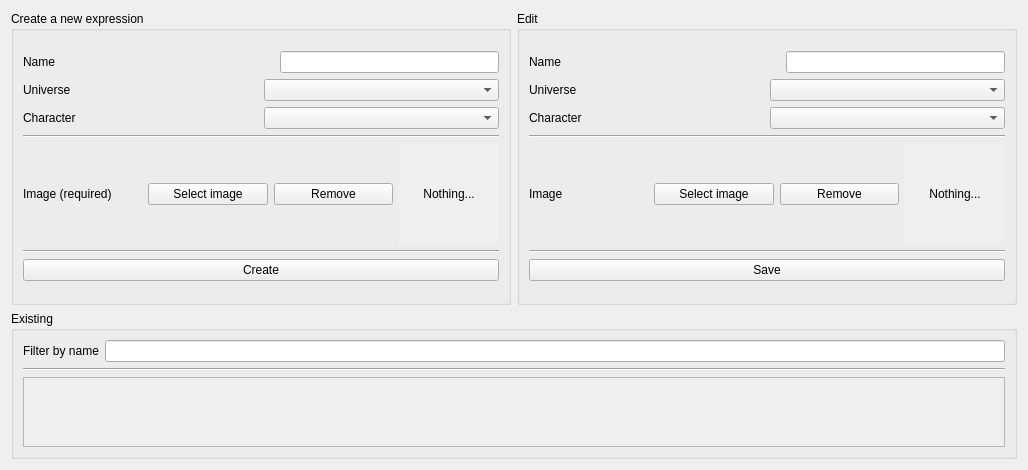
      <widget class="QWidget" name="expressions">
       <attribute name="title">
        <string>Expressions</string>
       </attribute>
       <layout class="QVBoxLayout" name="verticalLayout_18">
        <item>
         <layout class="QHBoxLayout" name="horizontalLayout_59">
          <item>
           <widget class="QGroupBox" name="create_expression">
            <property name="sizePolicy">
             <sizepolicy hsizetype="Fixed" vsizetype="Fixed">
              <horstretch>0</horstretch>
              <verstretch>0</verstretch>
             </sizepolicy>
            </property>
            <property name="minimumSize">
             <size>
              <width>500</width>
              <height>294</height>
             </size>
            </property>
            <property name="maximumSize">
             <size>
              <width>354</width>
              <height>294</height>
             </size>
            </property>
            <property name="title">
             <string>Create a new expression</string>
            </property>
            <layout class="QVBoxLayout" name="verticalLayout_20">
             <item>
              <layout class="QVBoxLayout" name="verticalLayout_19">
               <item>
                <layout class="QHBoxLayout" name="horizontalLayout_34">
                 <item>
                  <widget class="QLabel" name="expressions_create_name_label">
                   <property name="text">
                    <string>Name</string>
                   </property>
                  </widget>
                 </item>
                 <item>
                  <spacer name="horizontalSpacer_6">
                   <property name="orientation">
                    <enum>Qt::Orientation::Horizontal</enum>
                   </property>
                   <property name="sizeHint" stdset="0">
                    <size>
                     <width>40</width>
                     <height>20</height>
                    </size>
                   </property>
                  </spacer>
                 </item>
                 <item>
                  <widget class="QLineEdit" name="expressions_create_name_input"/>
                 </item>
                </layout>
               </item>
               <item>
                <layout class="QHBoxLayout" name="horizontalLayout_35">
                 <item>
                  <widget class="QLabel" name="expressions_create_universe_label">
                   <property name="text">
                    <string>Universe</string>
                   </property>
                  </widget>
                 </item>
                 <item>
                  <widget class="QComboBox" name="expressions_create_universe_selector"/>
                 </item>
                </layout>
               </item>
               <item>
                <layout class="QHBoxLayout" name="horizontalLayout_36">
                 <item>
                  <widget class="QLabel" name="expressions_create_character_label">
                   <property name="text">
                    <string>Character</string>
                   </property>
                  </widget>
                 </item>
                 <item>
                  <widget class="QComboBox" name="expressions_create_character_selector"/>
                 </item>
                </layout>
               </item>
               <item>
                <widget class="Line" name="line_16">
                 <property name="orientation">
                  <enum>Qt::Orientation::Horizontal</enum>
                 </property>
                </widget>
               </item>
               <item>
                <layout class="QHBoxLayout" name="horizontalLayout_37">
                 <item>
                  <widget class="QLabel" name="expressions_create_preview_label">
                   <property name="text">
                    <string>Image (required)</string>
                   </property>
                  </widget>
                 </item>
                 <item>
                  <widget class="QPushButton" name="expressions_create_image_button">
                   <property name="text">
                    <string>Select image</string>
                   </property>
                  </widget>
                 </item>
                 <item>
                  <widget class="QPushButton" name="expressions_create_image_remove_button">
                   <property name="text">
                    <string>Remove</string>
                   </property>
                  </widget>
                 </item>
                 <item>
                  <widget class="QLabel" name="expressions_create_image_preview">
                   <property name="sizePolicy">
                    <sizepolicy hsizetype="Maximum" vsizetype="Maximum">
                     <horstretch>0</horstretch>
                     <verstretch>0</verstretch>
                    </sizepolicy>
                   </property>
                   <property name="minimumSize">
                    <size>
                     <width>0</width>
                     <height>0</height>
                    </size>
                   </property>
                   <property name="maximumSize">
                    <size>
                     <width>100</width>
                     <height>100</height>
                    </size>
                   </property>
                   <property name="autoFillBackground">
                    <bool>true</bool>
                   </property>
                   <property name="text">
                    <string>Nothing...</string>
                   </property>
                   <property name="alignment">
                    <set>Qt::AlignmentFlag::AlignCenter</set>
                   </property>
                  </widget>
                 </item>
                </layout>
               </item>
               <item>
                <widget class="Line" name="line_17">
                 <property name="orientation">
                  <enum>Qt::Orientation::Horizontal</enum>
                 </property>
                </widget>
               </item>
               <item>
                <widget class="QPushButton" name="expressions_create_confirm_button">
                 <property name="text">
                  <string>Create</string>
                 </property>
                </widget>
               </item>
              </layout>
             </item>
            </layout>
           </widget>
          </item>
          <item>
           <widget class="QGroupBox" name="edit_expression">
            <property name="sizePolicy">
             <sizepolicy hsizetype="Fixed" vsizetype="Fixed">
              <horstretch>0</horstretch>
              <verstretch>0</verstretch>
             </sizepolicy>
            </property>
            <property name="minimumSize">
             <size>
              <width>500</width>
              <height>294</height>
             </size>
            </property>
            <property name="maximumSize">
             <size>
              <width>354</width>
              <height>294</height>
             </size>
            </property>
            <property name="title">
             <string>Edit</string>
            </property>
            <layout class="QVBoxLayout" name="verticalLayout_40">
             <item>
              <layout class="QVBoxLayout" name="verticalLayout_41">
               <item>
                <layout class="QHBoxLayout" name="horizontalLayout_64">
                 <item>
                  <widget class="QLabel" name="expressions_edit_name_label">
                   <property name="text">
                    <string>Name</string>
                   </property>
                  </widget>
                 </item>
                 <item>
                  <spacer name="horizontalSpacer_22">
                   <property name="orientation">
                    <enum>Qt::Orientation::Horizontal</enum>
                   </property>
                   <property name="sizeHint" stdset="0">
                    <size>
                     <width>40</width>
                     <height>20</height>
                    </size>
                   </property>
                  </spacer>
                 </item>
                 <item>
                  <widget class="QLineEdit" name="expressions_edit_name_input"/>
                 </item>
                </layout>
               </item>
               <item>
                <layout class="QHBoxLayout" name="horizontalLayout_65">
                 <item>
                  <widget class="QLabel" name="expressions_edit_universe_label">
                   <property name="text">
                    <string>Universe</string>
                   </property>
                  </widget>
                 </item>
                 <item>
                  <widget class="QComboBox" name="expressions_edit_universe_selector"/>
                 </item>
                </layout>
               </item>
               <item>
                <layout class="QHBoxLayout" name="horizontalLayout_66">
                 <item>
                  <widget class="QLabel" name="expressions_edit_character_label">
                   <property name="text">
                    <string>Character</string>
                   </property>
                  </widget>
                 </item>
                 <item>
                  <widget class="QComboBox" name="expressions_edit_character_selector"/>
                 </item>
                </layout>
               </item>
               <item>
                <widget class="Line" name="line_26">
                 <property name="orientation">
                  <enum>Qt::Orientation::Horizontal</enum>
                 </property>
                </widget>
               </item>
               <item>
                <layout class="QHBoxLayout" name="horizontalLayout_67">
                 <item>
                  <widget class="QLabel" name="expressions_edit_preview_label">
                   <property name="text">
                    <string>Image</string>
                   </property>
                  </widget>
                 </item>
                 <item>
                  <widget class="QPushButton" name="expressions_edit_image_button">
                   <property name="text">
                    <string>Select image</string>
                   </property>
                  </widget>
                 </item>
                 <item>
                  <widget class="QPushButton" name="expressions_edit_image_remove_button">
                   <property name="text">
                    <string>Remove</string>
                   </property>
                  </widget>
                 </item>
                 <item>
                  <widget class="QLabel" name="expressions_edit_image_preview">
                   <property name="sizePolicy">
                    <sizepolicy hsizetype="Maximum" vsizetype="Maximum">
                     <horstretch>0</horstretch>
                     <verstretch>0</verstretch>
                    </sizepolicy>
                   </property>
                   <property name="minimumSize">
                    <size>
                     <width>0</width>
                     <height>0</height>
                    </size>
                   </property>
                   <property name="maximumSize">
                    <size>
                     <width>100</width>
                     <height>100</height>
                    </size>
                   </property>
                   <property name="autoFillBackground">
                    <bool>true</bool>
                   </property>
                   <property name="text">
                    <string>Nothing...</string>
                   </property>
                   <property name="alignment">
                    <set>Qt::AlignmentFlag::AlignCenter</set>
                   </property>
                  </widget>
                 </item>
                </layout>
               </item>
               <item>
                <widget class="Line" name="line_27">
                 <property name="orientation">
                  <enum>Qt::Orientation::Horizontal</enum>
                 </property>
                </widget>
               </item>
               <item>
                <widget class="QPushButton" name="expressions_edit_confirm_button">
                 <property name="text">
                  <string>Save</string>
                 </property>
                </widget>
               </item>
              </layout>
             </item>
            </layout>
           </widget>
          </item>
         </layout>
        </item>
        <item>
         <widget class="QGroupBox" name="groupBox_7">
          <property name="title">
           <string>Existing</string>
          </property>
          <layout class="QVBoxLayout" name="verticalLayout_22">
           <item>
            <layout class="QVBoxLayout" name="verticalLayout_21">
             <item>
              <layout class="QHBoxLayout" name="horizontalLayout_33">
               <item>
                <widget class="QLabel" name="expressions_filter_label">
                 <property name="text">
                  <string>Filter by name</string>
                 </property>
                </widget>
               </item>
               <item>
                <widget class="QLineEdit" name="expressions_filter_input"/>
               </item>
              </layout>
             </item>
             <item>
              <widget class="Line" name="line_19">
               <property name="orientation">
                <enum>Qt::Orientation::Horizontal</enum>
               </property>
              </widget>
             </item>
             <item>
              <widget class="QScrollArea" name="scrollArea_3">
               <property name="widgetResizable">
                <bool>true</bool>
               </property>
               <widget class="QWidget" name="expressions_grid">
                <property name="geometry">
                 <rect>
                  <x>0</x>
                  <y>0</y>
                  <width>989</width>
                  <height>359</height>
                 </rect>
                </property>
                <layout class="QGridLayout" name="gridLayout_5"/>
               </widget>
              </widget>
             </item>
            </layout>
           </item>
          </layout>
         </widget>
        </item>
       </layout>
      </widget>
